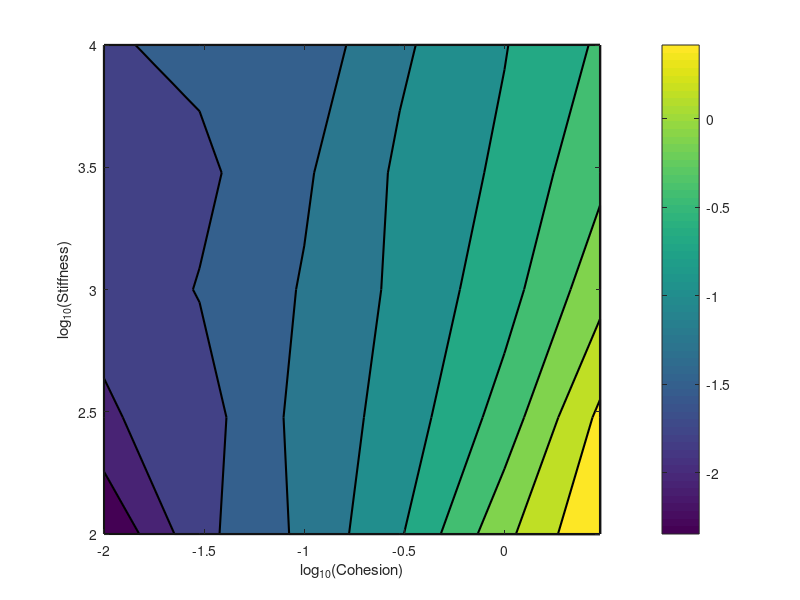
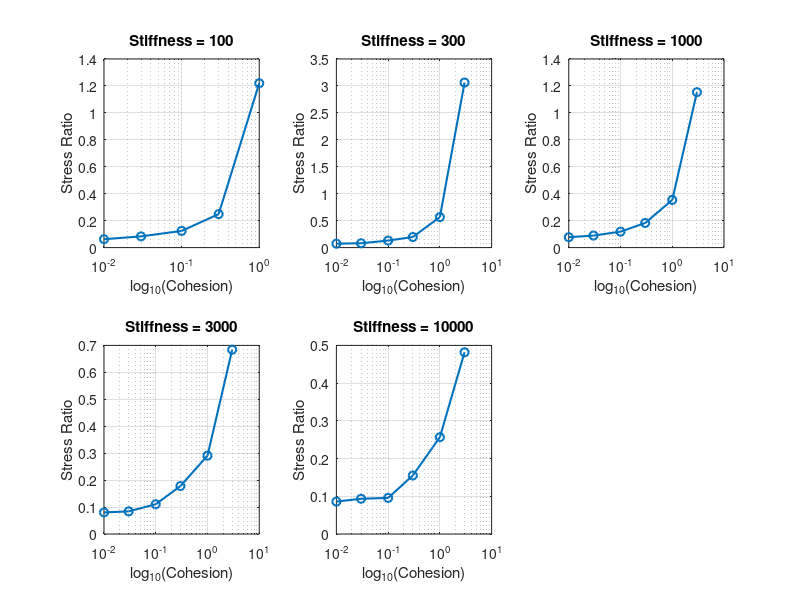
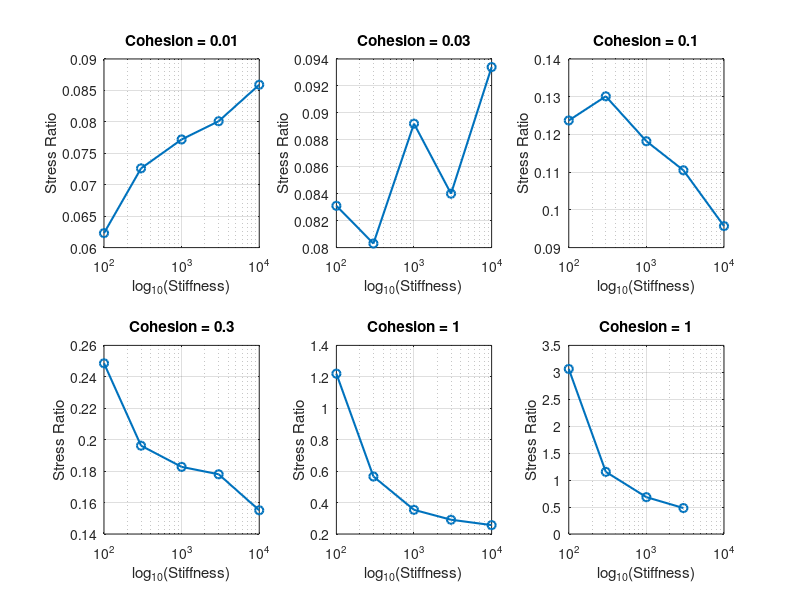

These charts were generated, in order, by the following MATLAB code:
%matlab code for creating plots from simulation data run without friction

clc;
clear all;
close all;

stiffness_values = [100, 300, 1000, 3000, 10000];
cohesion_values = [0.01, 0.03, 0.1, 0.3, 1, 3];
e100g0value = 0.0578; %value for trial run with stiffness 100 and cohesion 0
data = [
    0.0623, 0.0831, 0.1237, 0.2486, 1.2200, 5;   % E = 100, with placeholder value 5 for highest cohesion trial that failed
    0.0726, 0.0803, 0.1301, 0.1962, 0.5658, 3.0629;   % E = 300
    0.0772, 0.0892, 0.1182, 0.1827, 0.3538, 1.1535;   % E = 1000
    0.0801, 0.0840, 0.1105, 0.1780, 0.2908, 0.6839;   % E = 3000
    0.0859, 0.0934, 0.0957, 0.1551, 0.2566, 0.4819    % E = 10000
];

% Create contour plot
[X, Y] = meshgrid(log10(cohesion_values), log10(stiffness_values));
figure;
contourf(X, Y, log10(data-e100g0value), 'LineWidth', 1.5);
colorbar;
xlabel('log_{10}(Cohesion)');
ylabel('log_{10}(Stiffness)');

% Create line plots for each stiffness
figure; %separate since Stiffness = 100 is missing one data point
subplot(2, 3, 1);
semilogx(cohesion_values(1:5), data(1, 1:5), '-o', 'LineWidth', 1.5);
xlabel('log_{10}(Cohesion)');
ylabel('Stress Ratio');
title(['Stiffness = ' num2str(stiffness_values(1))]);
grid on;
for i = 2:length(stiffness_values)
    subplot(2, 3, i);
    semilogx((cohesion_values), data(i, :), '-o', 'LineWidth', 1.5);
    xlabel('log_{10}(Cohesion)');
    ylabel('Stress Ratio');
    title(['Stiffness = ' num2str(stiffness_values(i))]);
    grid on;
end

% Create line plots for each cohesion
figure;
for i = 1:length(cohesion_values)-1
    subplot(2, 3, i);
    semilogx(stiffness_values, data(:, i), '-o', 'LineWidth', 1.5);
    xlabel('log_{10}(Stiffness)');
    ylabel('Stress Ratio');
    title(['Cohesion = ' num2str(cohesion_values(i))]);
    grid on;
end
subplot(2, 3, 6); %separate since Cohesion = 3 is missing one data point
semilogx(stiffness_values(1:4), data(2:5, 6), '-o', 'LineWidth', 1.5);
xlabel('log_{10}(Stiffness)');
ylabel('Stress Ratio');
title(['Cohesion = ' num2str(cohesion_values(i))]);
grid on;